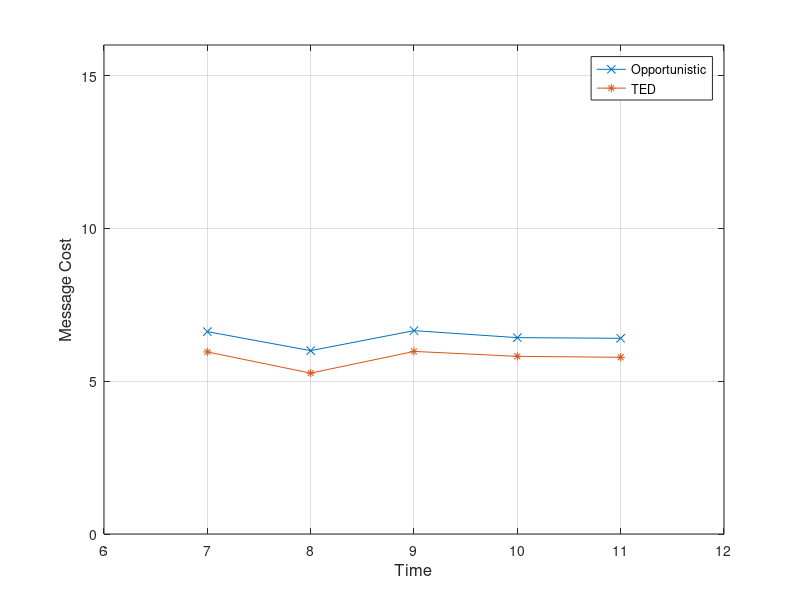

MATLAB code for this plot:
x=[7 8 9 10 11]
y=[6.622 5.9993 6.6536 6.425 6.4036]
y1=[5.9575 5.264 5.9743 5.8128 5.782]
plot(x, y, '-x', x, y1, '-*')
axis([6 12 0 16])
xlabel('Time', 'fontsize',12)
ylabel('Message Cost','fontsize',12)
legend('Opportunistic', 'TED')
grid on
%set(h, 'Box', 'on')
